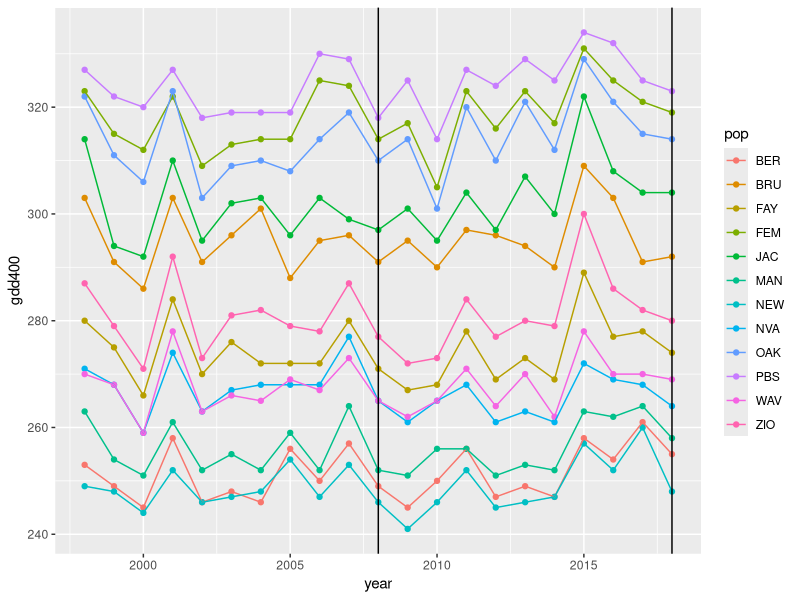
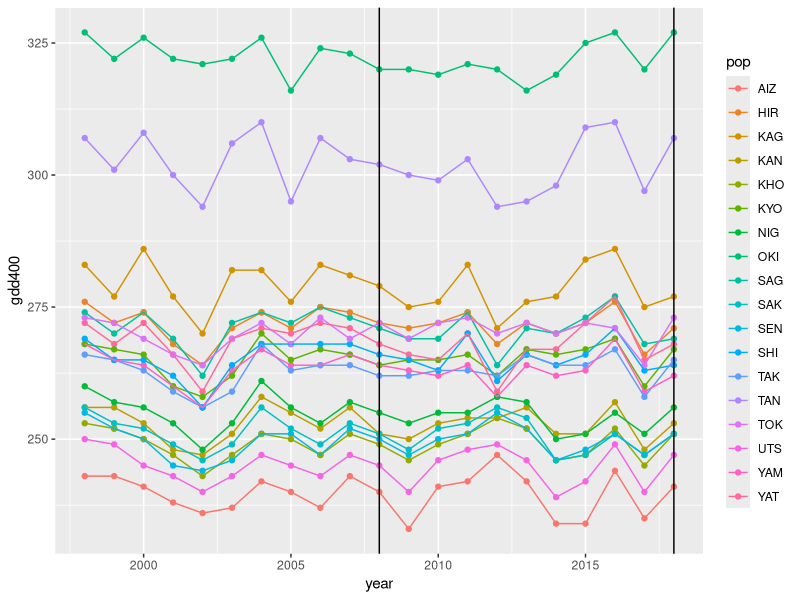
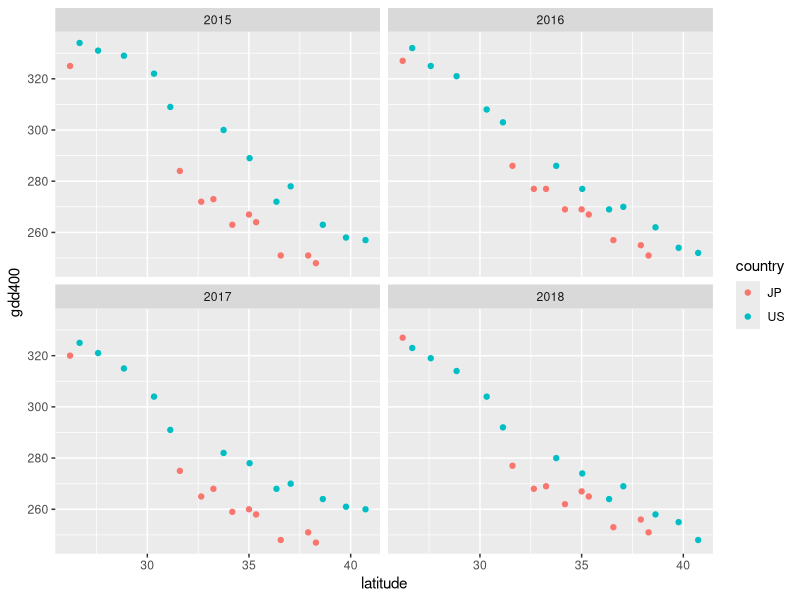
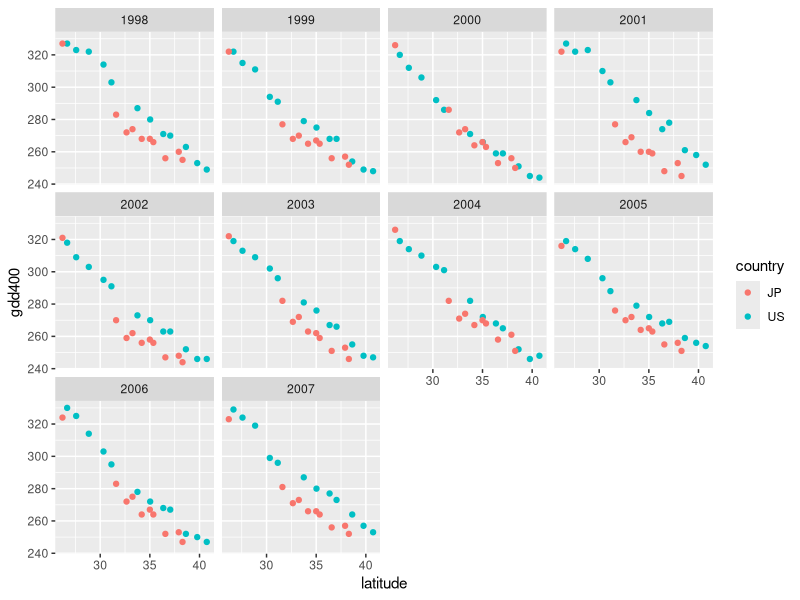
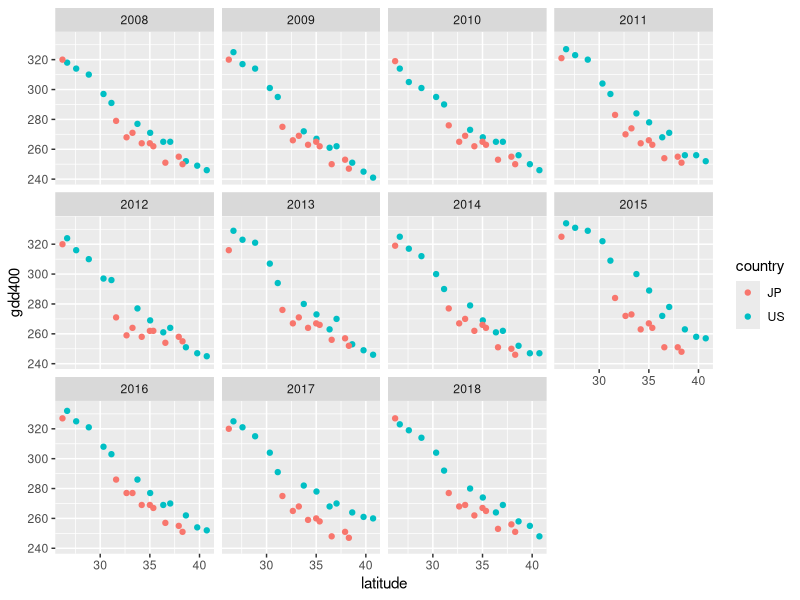
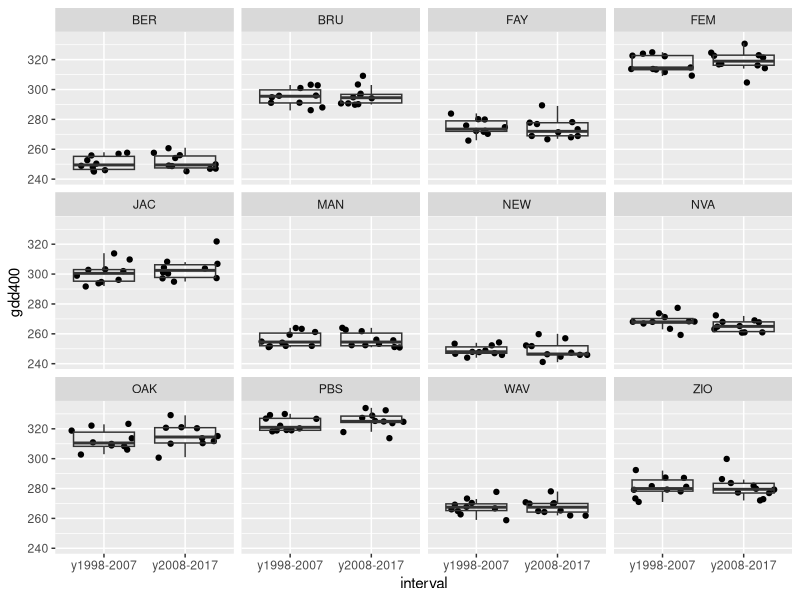
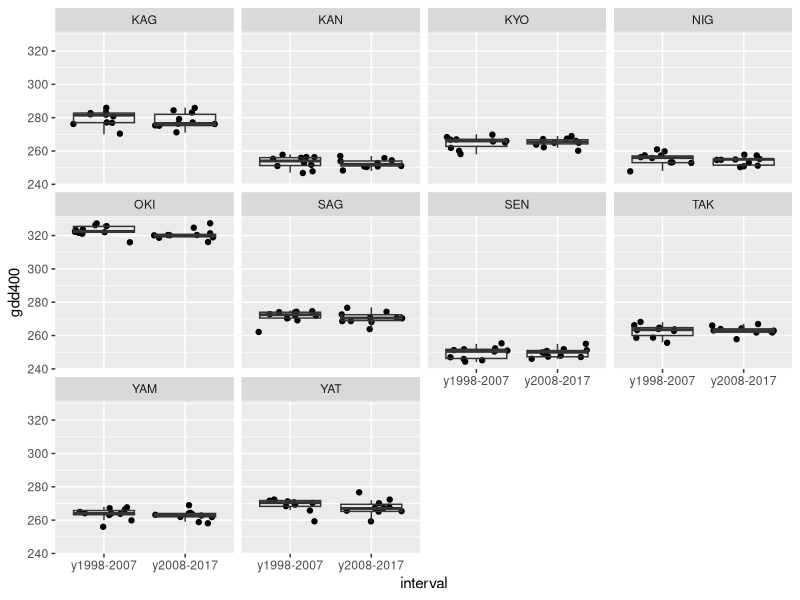
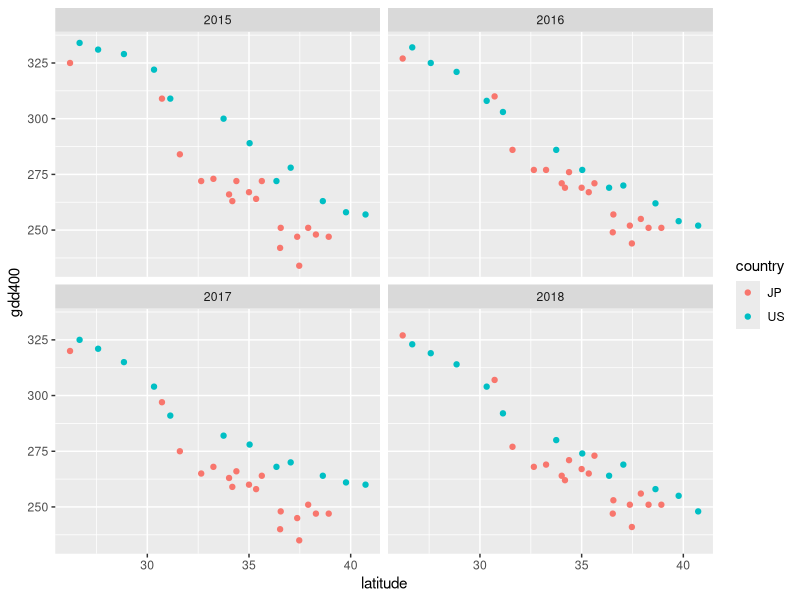

Reproduce these figures in R, in order. (Note: this script raises an error after producing the figures.)
## ---- chunk 1
library(tidyverse)
## ---- chunk 2
#importing and reshaping table
gdd400_us <- read.csv("GDD400_US.csv", check.names=FALSE) %>% gather(year, gdd400, "1998":"2018", factor_key=FALSE)
gdd400_us$year<-as.numeric(gdd400_us$year)
ggplot(gdd400_us, aes(x=year, y=gdd400, color=pop)) + geom_point() + geom_line() + geom_vline(xintercept=c(2008,2018))

## ---- chunk 3
gdd400_jp <- read.csv("GDD400_JP.csv", check.names=FALSE) %>% gather(year, gdd400, "1998":"2018", factor_key=FALSE)
gdd400_jp$year<-as.numeric(gdd400_jp$year)
ggplot(gdd400_jp, aes(x=year, y=gdd400, color=pop)) + geom_point() + geom_line() + geom_vline(xintercept=c(2008,2018))

## ---- chunk 4
#adding latitudes
locations<-read.csv("mapping_pops_cpp_expt.csv")
gdd400_us<-left_join(gdd400_us, select(locations, pop, latitude, country, only_2008), by=c("pop"))
gdd400_jp<-left_join(gdd400_jp, select(locations, pop, latitude, country, only_2008), by=c("pop"))
gdd400_all<-rbind(gdd400_us, gdd400_jp)
gdd400_all$pop<-as.factor(gdd400_all$pop)
gdd400_all<-mutate(gdd400_all, interval=case_when(year<=2017 & year>=2008 ~ 'y2008-2017',
                                                  year<2008 ~ 'y1998-2007'))
## ---- chunk 5
ggplot(filter(gdd400_all, year>2014, only_2008=="n"), aes(x=latitude, y=gdd400, color=country)) + geom_point() + facet_wrap(~year)
## ---- chunk 6
ggplot(filter(gdd400_all, year<2008, only_2008=="n"), aes(x=latitude, y=gdd400, color=country)) + geom_point() + facet_wrap(~year)

## ---- chunk 7
ggplot(filter(gdd400_all, year>=2008, only_2008=="n"), aes(x=latitude, y=gdd400, color=country)) + geom_point() + facet_wrap(~year)

## ---- chunk 8
gdd400_all$interval<-as.factor(gdd400_all$interval)
## ---- chunk 9
ggplot(filter(gdd400_all, country=="US", interval!="NA"), aes(x=interval, y=gdd400)) + geom_point(position=position_jitter()) + geom_boxplot(alpha=0) + facet_wrap(~pop)
## ---- chunk 10
ggplot(filter(gdd400_all, country=="JP", interval!="NA", only_2008=="n"), aes(x=interval, y=gdd400)) + geom_point(position=position_jitter()) + geom_boxplot(alpha=0) + facet_wrap(~pop)

## ---- chunk 11
ggplot(filter(gdd400_all, year>2014), aes(x=latitude, y=gdd400, color=country)) + geom_point() + facet_wrap(~year)
## ---- chunk 12
tmin_us<-read.csv("AvgTmin_US.csv", check.names=FALSE) %>% gather(year, Tmin, "1998":"2018", factor_key=FALSE)
#In order to look at winter temperatures, need to combine Nov/Dec with Jan/Feb of the following year. January and February are reassigned in this table to the previous year to create seasonal years
tmin_us$year<-as.numeric(tmin_us$year) 
tmin_us$seasonalyear<-if_else(tmin_us$month %in% c("Jan","Feb"), tmin_us$year-1, tmin_us$year)
minwintertemp_us<-filter(tmin_us, month %in% c("Nov","Dec","Jan","Feb")) %>% group_by(pop, seasonalyear) %>% summarise(wintermin=min(Tmin)) %>% filter(!(seasonalyear %in% c(1997,2018)))
ggplot(minwintertemp_us, aes(x=seasonalyear, y=wintermin, color=pop)) + geom_point() + geom_line() + geom_vline(xintercept=c(2008,2018)) 
## ---- chunk 13
tmin_jp<-read.csv("AvgTmin_JP.csv", check.names=FALSE) %>% gather(year, Tmin, "1998":"2018", factor_key=FALSE)
tmin_jp$year<-as.numeric(tmin_jp$year) 
tmin_jp$seasonalyear<-if_else(tmin_jp$month %in% c("Jan","Feb"), tmin_jp$year-1, tmin_jp$year)
minwintertemp_jp<-filter(tmin_jp, month %in% c("Nov","Dec","Jan","Feb")) %>% group_by(pop, seasonalyear) %>% summarise(wintermin=min(Tmin)) %>% filter(!(seasonalyear %in% c(1997,2018)))
ggplot(minwintertemp_jp, aes(x=seasonalyear, y=wintermin, color=pop)) + geom_point() + geom_line() + geom_vline(xintercept=c(2008,2018))
## ---- chunk 14
wintermin_all<-rbind(minwintertemp_us, minwintertemp_jp)
gdd400_all_new<-left_join(gdd400_all, wintermin_all, by=c("pop"="pop", "year"="seasonalyear"))
gdd400_all_new$pop<-as.factor(gdd400_all_new$pop)

## ---- chunk 15
ggplot(filter(gdd400_all_new, interval=="y1998-2007", only_2008=="n"), aes(x=latitude, y=wintermin, color=country)) + geom_point() + facet_wrap(~year) 
## ---- chunk 16
ggplot(filter(gdd400_all_new, interval=="y2008-2017", only_2008=="n"), aes(x=latitude, y=wintermin, color=country)) + geom_point() + facet_wrap(~year)

## ---- chunk 17
ggplot(filter(gdd400_all_new, country=="US", interval!="NA"), aes(x=interval, y=wintermin)) + geom_point(position=position_jitter()) + geom_boxplot(alpha=0) + facet_wrap(~pop)
## ---- chunk 18
ggplot(filter(gdd400_all_new, year %in% c(2007,2017)), aes(x=latitude, y=wintermin, color=year)) + geom_point() + facet_grid(~country)

## ---- chunk 19
ggplot(filter(gdd400_all_new, year %in% c(2006,2016)), aes(x=latitude, y=wintermin, color=year)) + geom_point() + facet_grid(~country)

## ---- chunk 20
ggplot(filter(gdd400_all_new, year %in% c(2005,2015)), aes(x=latitude, y=wintermin, color=year)) + geom_point() + facet_grid(~country)

## ---- chunk 21
#adding 2008 and 2018 CPP values to big table of yearly deadlines and winter temps
cpp_year<-select(read.csv("cpp_calcs_filtered.csv"), pop, Estimate, year) %>% filter(year!="1988") %>% rename("CPP_YEAR"="year")
gdd400_all_new<-left_join(gdd400_all_new, cpp_year, by="pop")
gdd400_all_new$CPP_YEAR<-as.factor(gdd400_all_new2$CPP_YEAR)

## ---- chunk 22
ggplot(filter(gdd400_all_new, year %in% c(2007,2017)), aes(x=gdd400, y=Estimate, color=CPP_YEAR)) + scale_color_manual(values=c("gray", "black")) + geom_point() + facet_wrap(~year) + stat_smooth(method=lm)
## ---- chunk 23
ggplot(filter(gdd400_all_new, year %in% c(2007,2017)), aes(x=wintermin, y=Estimate, color=CPP_YEAR)) + scale_color_manual(values=c("gray", "black")) + geom_point() + facet_wrap(~year) + stat_smooth(method=lm)
